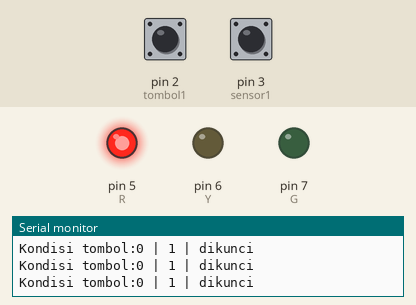
Bench run of a sketch on a simulated Arduino Uno, built with avr-gcc and run on an emulated ATmega328P. On the bench: output pins drawn as LEDs (lit = HIGH), the last lines printed to the serial monitor. The test bench sets the inputs (shaded band); at power-on: pin 2 (tombol1) LOW, pin 3 (sensor1) HIGH.

Above: at 1.2 s.
1.3 s: pin 2 (tombol1) pulled HIGH for 0.15 s
At 3.9 s:
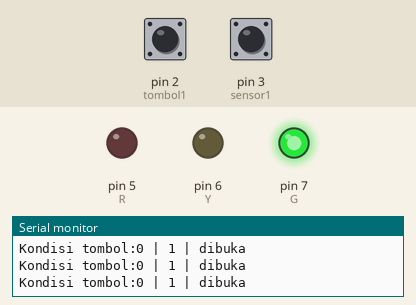
4.4 s: pin 3 (sensor1) driven LOW
At 5.9 s:
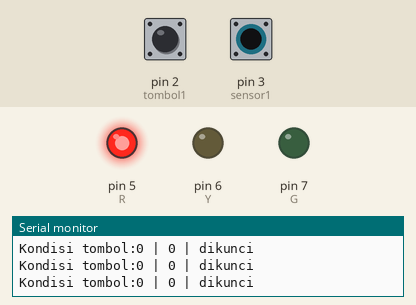
7.4 s: pin 2 (tombol1) pulled HIGH for 1 s
At 8.6 s:
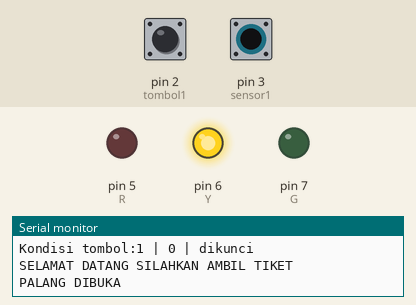
11.4 s: pin 2 (tombol1) driven HIGH and pin 3 (sensor1) driven HIGH
At 12.99 s:
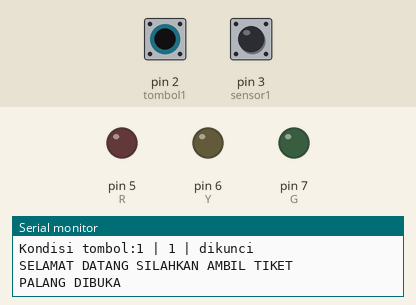
14.4 s: pin 3 (sensor1) pulsed LOW 2 times (0.12 s each, 0.3 s apart)
At 17.5 s:
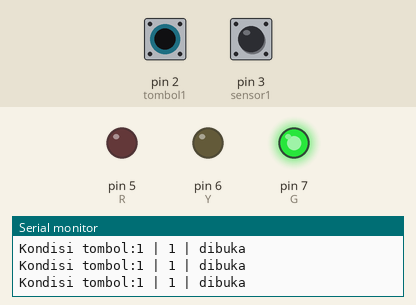
Timing chart, 0 to 19.0 s (numbered marks = the images above; inputs shaded):
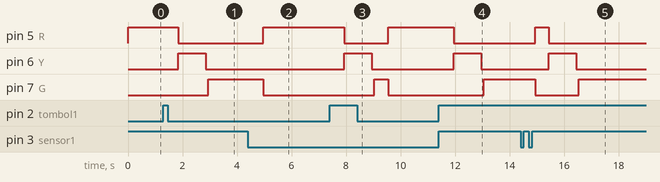

The sketch:

Challenge.ino
```cpp
int tombol1=2;
int sensor1=3;
String kunci="dikunci";

int R=5;
int Y=6;
int G=7;

void setup() {
  Serial.begin(9600);
  pinMode(tombol1,INPUT);
  pinMode(sensor1,INPUT);
  pinMode(R,OUTPUT);
  pinMode(Y,OUTPUT);
  pinMode(G,OUTPUT);
  digitalWrite(R,HIGH);
  Serial.println("SYSTE START!");
}

void loop() {
   int bacaTombol1=digitalRead(tombol1);
   int bacaSensor1=digitalRead(sensor1);
   Serial.println("Kondisi tombol:" + String(bacaTombol1) + " | " + String (bacaSensor1)+" | " + String (kunci));

    if (bacaTombol1==1 and kunci=="dikunci"){
      delay(500);
      kunci="dibuka";
      Serial.println("SELAMAT DATANG SILAHKAN AMBIL TIKET");
      Serial.println("PALANG DIBUKA");
      digitalWrite(R,LOW);
      digitalWrite(Y,HIGH);
      delay(1000);
      digitalWrite(Y,LOW);
      delay(100);
      digitalWrite(G,HIGH);
    }

    if (bacaSensor1==0 and kunci=="dibuka" ){
      delay(500);
      kunci="dikunci";
      Serial.println("PALANG DITUTUP");
      digitalWrite(G,LOW);
      digitalWrite(R,HIGH);
    }

}
```

Measured:
- after the input at 1.3 s, pin 5 (R): HIGH → LOW after 0.55 s; pin 6 (Y): LOW → HIGH after 0.55 s, → LOW 1.0 s later; pin 7 (G): LOW → HIGH after 1.6 s
- after the input at 4.4 s, pin 5 (R): LOW → HIGH after 0.56 s; pin 7 (G): HIGH → LOW after 0.56 s
- after the input at 7.4 s, pin 5 (R): HIGH → LOW after 0.54 s, → HIGH 1.6 s later; pin 6 (Y): LOW → HIGH after 0.54 s, → LOW 1.0 s later; pin 7 (G): LOW → HIGH after 1.6 s, → LOW 0.50 s later
- after the input at 11.4 s, pin 5 (R): HIGH → LOW after 0.55 s; pin 6 (Y): LOW → HIGH after 0.55 s, → LOW 1.0 s later; pin 7 (G): LOW → HIGH after 1.6 s
- after the input at 14.4 s, pin 5 (R): LOW → HIGH after 0.53 s, → LOW 0.50 s later; pin 6 (Y): LOW → HIGH after 1.0 s, → LOW 1.0 s later; pin 7 (G): HIGH → LOW after 0.53 s, → HIGH 1.6 s later
